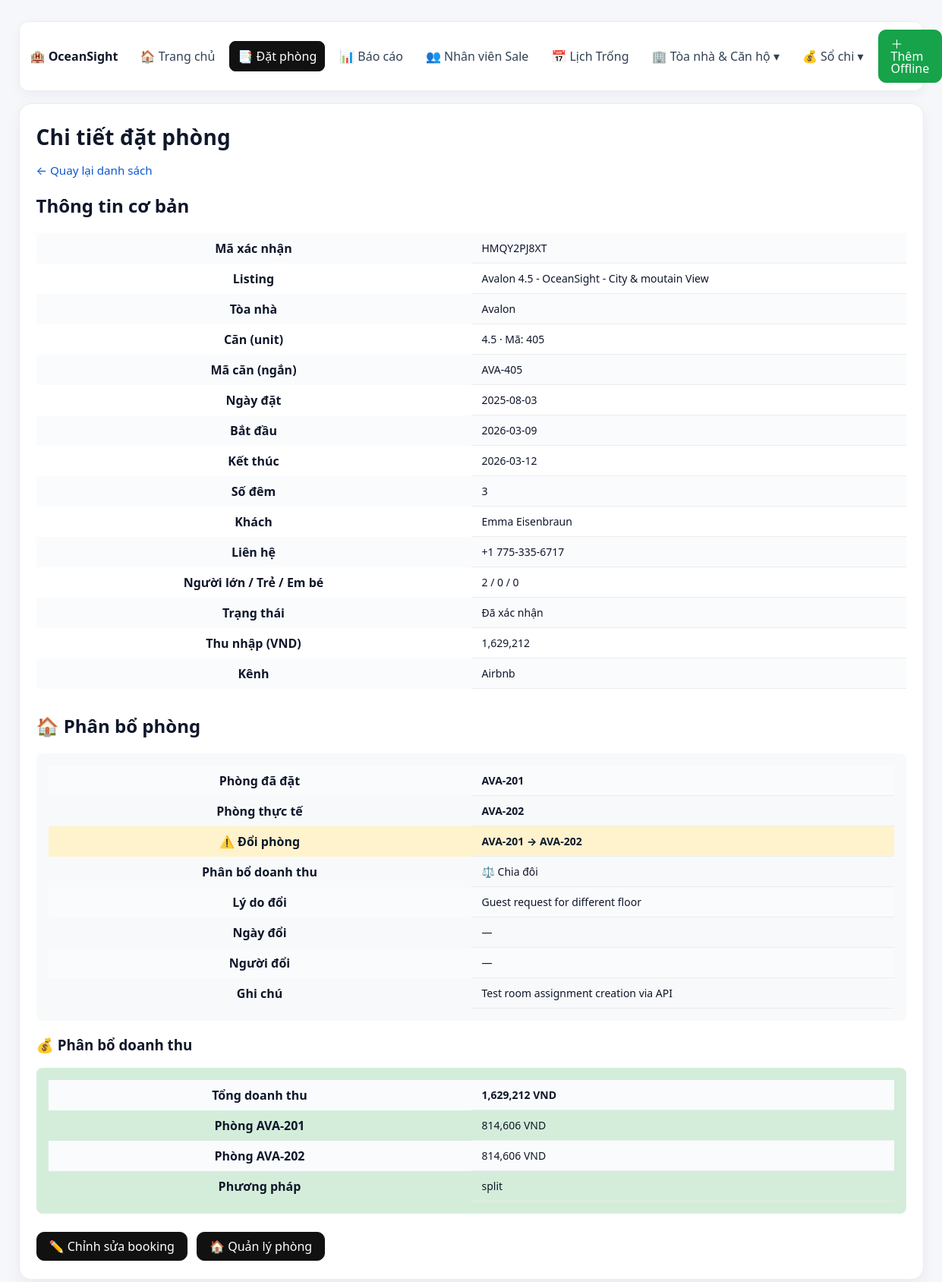
/bookings/2, run on the app's committed database.
### models.py (models this page shows)
class Booking(SQLModel, table=True):
    id: Optional[int] = Field(default=None, primary_key=True)
    confirmation_code: Optional[str] = None
    property_id: Optional[int] = Field(default=None, foreign_key="property.id")
    channel_id: Optional[int] = Field(default=None, foreign_key="channel.id")
    start_date: Optional[date] = None
    end_date: Optional[date] = None
    num_nights: Optional[int] = None
    num_adults: Optional[int] = None
    num_children: Optional[int] = None
    num_infants: Optional[int] = None
    booking_date: Optional[date] = None
    status: Optional[str] = None
    total_payout_vnd: Optional[int] = None
    guest_name: Optional[str] = None
    guest_contact: Optional[str] = None
    listing_raw: Optional[str] = None
    salesperson_id: Optional[int] = Field(default=None, foreign_key="salesperson.id")
    notes: Optional[str] = None

class Property(SQLModel, table=True):
    id: Optional[int] = Field(default=None, primary_key=True)
    building_id: Optional[int] = Field(default=None, foreign_key="building.id")
    building_name: Optional[str] = None
    building_code: Optional[str] = None
    property_name: str
    airbnb_name: Optional[str] = None
    unit_number: Optional[str] = None
    unit_short: Optional[str] = None
    property_short: Optional[str] = None
    address: Optional[str] = None
    description: Optional[str] = None
    base_price: Optional[float] = None
    latitude: Optional[float] = Field(default=None)
    longitude: Optional[float] = Field(default=None)

class Channel(SQLModel, table=True):
    id: Optional[int] = Field(default=None, primary_key=True)
    channel_name: str

class RoomAssignment(SQLModel, table=True):
    __tablename__ = "room_assignments"
    id: Optional[int] = Field(default=None, primary_key=True)
    booking_id: int = Field(foreign_key="booking.id", index=True)
    booked_room: Optional[str] = Field(default=None)  # Room originally booked (e.g. "203")
    actual_room: Optional[str] = Field(default=None)  # Room actually occupied (e.g. "303")
    revenue_attribution: str = Field(default="actual_room")  # "booked_room" | "actual_room" | "split"
    change_reason: Optional[str] = Field(default=None)  # Why room was changed
    changed_date: Optional[date] = Field(default=None)  # When room change happened
    changed_by: Optional[str] = Field(default=None)  # Who made the change
    notes: Optional[str] = Field(default=None)
    created_at: datetime = Field(default_factory=datetime.utcnow)
    updated_at: datetime = Field(default_factory=datetime.utcnow)
    class Config:
        json_encoders = {
            datetime: lambda dt: dt.isoformat(),
            date: lambda d: d.isoformat()
        }

### main.py (the view)
@app.get("/bookings/{booking_id}", response_class=HTMLResponse)
async def get_booking_detail(request: Request, booking_id: int):
    with get_session_context() as session:
        booking_service = BookingService(session)
        booking_result = booking_service.get_booking_detail(booking_id)
        if not booking_result["success"]:
            return templates.TemplateResponse("upload.html", {
                "request": request,
                "msg": booking_result["message"],
                "success": False
            })
        booking = booking_result["data"]
        prop = session.get(Property, booking.property_id) if booking.property_id else None
        chan = session.get(Channel, booking.channel_id) if booking.channel_id else None
        booking_vm = {
            "id": booking.id, # Thêm ID để có thể dùng trong template nếu cần
            "confirmation_code": booking.confirmation_code,
            "listing_raw": booking.listing_raw,
            "building_name": prop.building_name if prop else None,
            "unit_number": prop.unit_number if prop else None,
            "unit_short": prop.unit_short if prop else None,
            "property_short": prop.property_short if prop else None,
            "booking_date": booking.booking_date,
            "start_date": booking.start_date,
            "end_date": booking.end_date,
            "num_nights": booking.num_nights,
            "guest_name": booking.guest_name,
            "guest_contact": booking.guest_contact,
            "num_adults": booking.num_adults,
            "num_children": booking.num_children,
            "num_infants": booking.num_infants,
            "status": booking.status,
            "total_payout_vnd": booking.total_payout_vnd,
            "channel_name": chan.channel_name if chan else "N/A",
        }
        room_assignment_result = booking_service.get_booking_room_assignment(booking_id)
        room_assignment = room_assignment_result["data"] if room_assignment_result["success"] else None
        revenue_result = booking_service.calculate_room_revenue_attribution(booking_id)
        revenue_attribution = revenue_result["data"] if revenue_result["success"] else None
        return templates.TemplateResponse("booking_detail.html", {
            "request": request,
            "b": booking_vm,
            "room_assignment": room_assignment,
            "revenue_attribution": revenue_attribution
        })

### templates/booking_detail.html (shortened to what this page needs)
{% extends "layout.html" %}
{% block content %}
<h1>Chi tiết đặt phòng</h1>
<p class="muted"><a href="/bookings">← Quay lại danh sách</a></p>
<h2>Thông tin cơ bản</h2>
<table>
  <tr><th>Mã xác nhận</th><td>{{ b.confirmation_code }}</td></tr>
  <tr><th>Listing</th><td>{{ b.listing_raw }}</td></tr>
  <tr><th>Tòa nhà</th><td>{{ b.building_name or '—' }}</td></tr>
  <tr><th>Căn (unit)</th><td>{{ b.unit_number or '—' }} · Mã: {{ b.unit_short or '—' }}</td></tr>
  <tr><th>Mã căn (ngắn)</th><td>{{ b.property_short or '—' }}</td></tr>
  <tr><th>Ngày đặt</th><td>{{ b.booking_date }}</td></tr>
  <tr><th>Bắt đầu</th><td>{{ b.start_date }}</td></tr>
  <tr><th>Kết thúc</th><td>{{ b.end_date }}</td></tr>
  <tr><th>Số đêm</th><td>{{ b.num_nights }}</td></tr>
  <tr><th>Khách</th><td>{{ b.guest_name }}</td></tr>
  <tr><th>Liên hệ</th><td>{{ b.guest_contact }}</td></tr>
  <tr><th>Người lớn / Trẻ / Em bé</th><td>{{ b.num_adults or 0 }} / {{ b.num_children or 0 }} / {{ b.num_infants or 0 }}</td></tr>
  <tr><th>Trạng thái</th><td>{{ b.status }}</td></tr>
  <tr><th>Thu nhập (VND)</th><td>{{ "{:,}".format(b.total_payout_vnd or 0) }}</td></tr>
  <tr><th>Kênh</th><td>{{ b.channel_name }}</td></tr>
</table>
<h2 style="margin-top: 32px;">🏠 Phân bổ phòng</h2>
{% if room_assignment %}
  <div style="background: #f8f9fa; padding: 16px; border-radius: 8px; margin-bottom: 16px;">
    <table style="margin: 0;">
      <tr><th>Phòng đã đặt</th><td><strong>{{ room_assignment.booked_room or '—' }}</strong></td></tr>
      <tr><th>Phòng thực tế</th><td><strong>{{ room_assignment.actual_room or '—' }}</strong></td></tr>
      {% if room_assignment.booked_room and room_assignment.actual_room and room_assignment.booked_room != room_assignment.actual_room %}
        <tr style="background: #fff3cd;">
          <th>⚠️ Đổi phòng</th>
          <td><strong>{{ room_assignment.booked_room }} → {{ room_assignment.actual_room }}</strong></td>
        </tr>
        <tr><th>Phân bổ doanh thu</th><td>
          {% if room_assignment.revenue_attribution == "booked_room" %}
            📍 Phòng đã đặt ({{ room_assignment.booked_room }})
          {% elif room_assignment.revenue_attribution == "actual_room" %}
            🏠 Phòng thực tế ({{ room_assignment.actual_room }})
          {% elif room_assignment.revenue_attribution == "split" %}
            ⚖️ Chia đôi
          {% else %}
            🏠 Phòng thực tế (mặc định)
          {% endif %}
        </td></tr>
        <tr><th>Lý do đổi</th><td>{{ room_assignment.change_reason or '—' }}</td></tr>
        <tr><th>Ngày đổi</th><td>{{ room_assignment.changed_date or '—' }}</td></tr>
        <tr><th>Người đổi</th><td>{{ room_assignment.changed_by or '—' }}</td></tr>
      {% endif %}
      {% if room_assignment.notes %}
        <tr><th>Ghi chú</th><td>{{ room_assignment.notes }}</td></tr>
      {% endif %}
    </table>
  </div>
{% endif %}
{% if revenue_attribution %}
  <h3>💰 Phân bổ doanh thu</h3>
  <div style="background: #d4edda; padding: 16px; border-radius: 8px; margin-bottom: 16px;">
    <table style="margin: 0;">
      <tr><th>Tổng doanh thu</th><td><strong>{{ "{:,}".format(revenue_attribution.total_revenue) }} VND</strong></td></tr>
      {% if revenue_attribution.room_change %}
        <tr><th>Phòng {{ revenue_attribution.booked_room }}</th><td>{{ "{:,}".format(revenue_attribution.booked_room_revenue) }} VND</td></tr>
        <tr><th>Phòng {{ revenue_attribution.actual_room }}</th><td>{{ "{:,}".format(revenue_attribution.actual_room_revenue) }} VND</td></tr>
        <tr><th>Phương pháp</th><td>{{ revenue_attribution.attribution_method }}</td></tr>
      {% else %}
        <tr><th>Phân bổ</th><td>Toàn bộ cho phòng đã đặt (không có đổi phòng)</td></tr>
      {% endif %}
    </table>
  </div>
{% endif %}
<div style="margin-top: 24px;">
  <a href="/bookings/{{ b.id }}/edit" class="btn">✏️ Chỉnh sửa booking</a>
  <a href="/bookings/{{ b.id }}/room-assignment" class="btn" style="margin-left: 8px;">🏠 Quản lý phòng</a>
</div>
{% endblock %}

### templates/layout.html (style rules this page uses)
:root { --bg:#f6f7fb; --card:#fff; --muted:#667085; --line:#ececec; --fg:#0f172a; --ok:#16a34a; --warn:#f59e0b; --cancel:#9ca3af; --blue:#0b57d0; --blue-600:#2563eb; --green-600:#16a34a; }
* { box-sizing:border-box }
html,body { height:100% }
body { font-family: ui-sans-serif, system-ui, -apple-system, Segoe UI, Roboto, Helvetica, Arial, sans-serif; margin:0; background:var(--bg); color:var(--fg); }
h1 { margin:0 0 14px; font-size:28px; letter-spacing:.2px; }
.muted { color:var(--muted); font-size:.95rem; }
a { color:var(--blue); text-decoration:none }
.btn { display:inline-flex; align-items:center; gap:6px; padding:10px 16px; border-radius:10px; border:1px solid #111; background:#111; color:#fff; cursor:pointer; text-decoration:none; line-height:1; }
table { width:100%; border-collapse:separate; border-spacing:0; table-layout:fixed; }
tbody td { padding:10px 14px; border-bottom:1px solid var(--line); vertical-align:top; font-size:14px; }
tbody tr:nth-child(odd) { background:#fafbfd }

### data on the page
Booking: confirmation_code "HMQY2PJ8XT", listing_raw "Avalon 4.5 - OceanSight - City & moutain View", booking_date "2025-08-03", start_date "2026-03-09", end_date "2026-03-12", guest_name "Emma Eisenbraun", guest_contact "+1 775-335-6717", status "Đã xác nhận", total_payout_vnd "1,629,212", total_revenue "1,629,212"
Property: building_name "Avalon", unit_number "4.5", unit_short "405", property_short "AVA-405"
Channel: channel_name "Airbnb"
RoomAssignment: booked_room "AVA-201", actual_room "AVA-202", change_reason "Guest request for different floor", changed_date "—", changed_by "—", notes "Test room assignment creation via API", attribution_method "split"

### other printed values
{{ b.num_nights }} "3"
{{ b.num_adults or 0 }} "2"
{{ b.num_children or 0 }} "0"
{{ b.num_infants or 0 }} "0"
{{ "{:,}".format(revenue_attribution.booked_room_revenue) }} "814,606"
{{ "{:,}".format(revenue_attribution.actual_room_revenue) }} "814,606"
